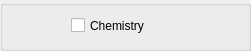
     <widget class="QGroupBox" name="chem_group">
      <property name="geometry">
       <rect>
        <x>10</x>
        <y>10</y>
        <width>251</width>
        <height>51</height>
       </rect>
      </property>
      <property name="title">
       <string/>
      </property>
      <widget class="QWidget" name="gridLayoutWidget_26">
       <property name="geometry">
        <rect>
         <x>10</x>
         <y>10</y>
         <width>241</width>
         <height>31</height>
        </rect>
       </property>
       <layout class="QGridLayout" name="chem_grid" columnstretch="0,1,0" columnminimumwidth="50,0,60">
        <property name="sizeConstraint">
         <enum>QLayout::SetMinimumSize</enum>
        </property>
        <item row="0" column="1" colspan="2">
         <widget class="QCheckBox" name="sw_chem">
          <property name="minimumSize">
           <size>
            <width>0</width>
            <height>25</height>
           </size>
          </property>
          <property name="maximumSize">
           <size>
            <width>16777215</width>
            <height>25</height>
           </size>
          </property>
          <property name="toolTip">
           <string>chemistry model switch</string>
          </property>
          <property name="layoutDirection">
           <enum>Qt::LeftToRight</enum>
          </property>
          <property name="text">
           <string>Chemistry</string>
          </property>
         </widget>
        </item>
        <item row="0" column="0">
         <widget class="QLabel" name="label_chem_dummy">
          <property name="sizePolicy">
           <sizepolicy hsizetype="Fixed" vsizetype="Preferred">
            <horstretch>0</horstretch>
            <verstretch>0</verstretch>
           </sizepolicy>
          </property>
          <property name="minimumSize">
           <size>
            <width>55</width>
            <height>0</height>
           </size>
          </property>
          <property name="maximumSize">
           <size>
            <width>55</width>
            <height>16777215</height>
           </size>
          </property>
          <property name="text">
           <string/>
          </property>
         </widget>
        </item>
       </layout>
      </widget>
     </widget>
